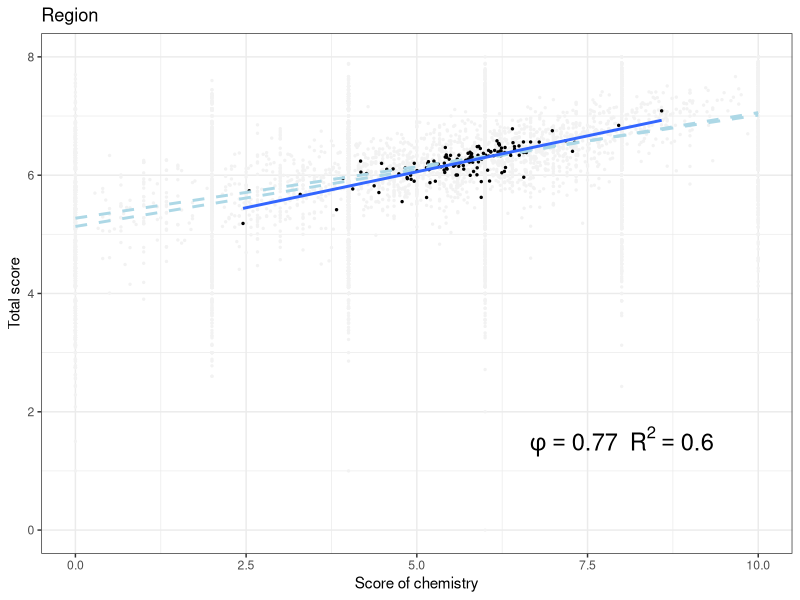
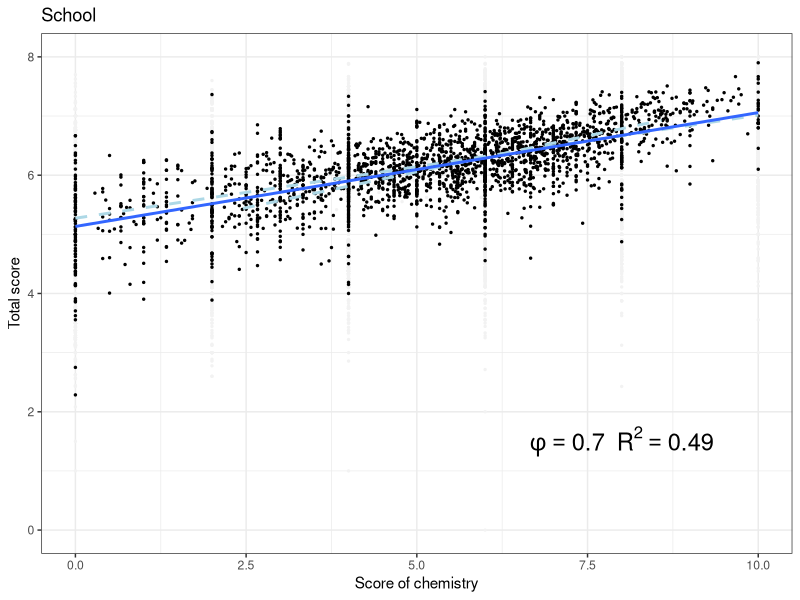
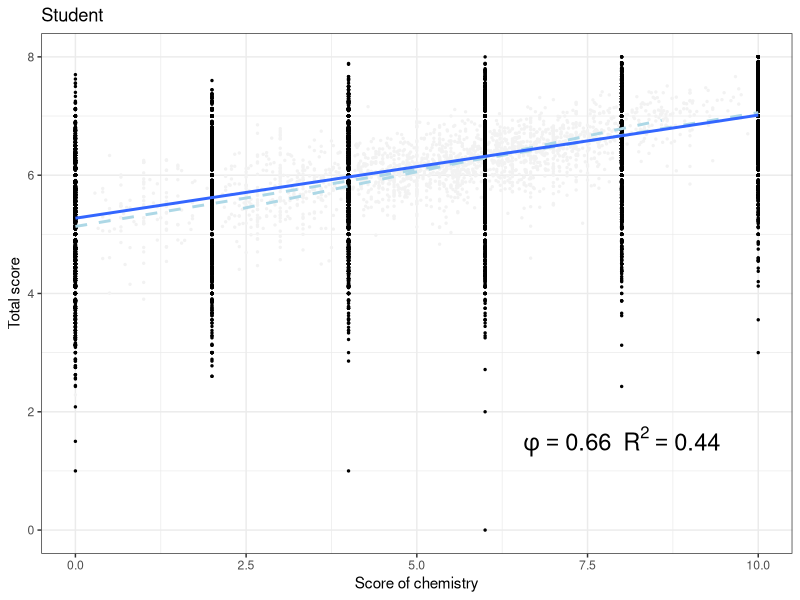

These charts were generated, in order, by the following R code:
# install.packages('mlmRev')
library(mlmRev)

dta <- Chem97
#str(dta)

score.region <- aggregate(score ~ lea, data = dta, FUN = mean)
gcsescore.region <- aggregate(gcsescore ~ lea, data = dta, FUN = mean)
dta.region <- data.frame(score = score.region$score,
                         gcsescore = gcsescore.region$gcsescore)

score.school <- aggregate(score ~ school, data = dta, FUN = mean)
gcsescore.school <- aggregate(gcsescore ~ school, data = dta, FUN = mean)
dta.school <- data.frame(score = score.school$score,
                         gcsescore = gcsescore.school$gcsescore)
# str(dta.school)


lm.student <- lm(gcsescore ~ score, data = dta)
lm.school <- lm(gcsescore ~ score, data = dta.school)
lm.region <- lm(gcsescore ~ score, data = dta.region)

# a test
#par(mfcol = c(1, 3))
#plot(gcsescore ~ score, data = dta)
#abline(lm.student, col = 2, lty = 2)
#plot(gcsescore ~ score, data = dta.school)
#abline(lm.school, col = 2, lty = 2)
#plot(gcsescore ~ score, data = dta.region)
#abline(lm.region, col = 2, lty = 2)

# use ggplot
library(ggplot2)

# 
student <- ggplot(data = dta, aes(x = score, y = gcsescore)) +
  geom_point(data = dta.school, aes(x = score, y = gcsescore),
             pch = 19, cex = 0.5, col = "gray95") +
  geom_point(data = dta.region, aes(x = score, y = gcsescore),
             pch = 19, cex = 0.5, col = "gray95") +
  geom_point(pch = 19, cex = 0.5) +
  stat_smooth(data = dta.school, aes(x = score, y = gcsescore),
              method = "lm", se = F, lty = 2, col = "lightblue") +
  stat_smooth(data = dta.region, aes(x = score, y = gcsescore),
              method = "lm", se = F, lty = 2, col = "lightblue") +
  stat_smooth(data = dta, method = "lm", se = F) +
  labs(x = "Score of chemistry", y = "Total score", title = "Student") +
  xlim(0, 10) + ylim(0, 8) +
  theme(aspect.ratio = 1) +
  theme_bw()


#
school <- ggplot(data = dta.school, aes(x = score, y = gcsescore)) +
  geom_point(data = dta, aes(x = score, y = gcsescore),
             pch = 19, cex = 0.5, col = "gray95") +
  geom_point(data = dta.region, aes(x = score, y = gcsescore),
             pch = 19, cex = 0.5, col = "gray95") +
  geom_point(pch = 19, cex = 0.5) +
  stat_smooth(data = dta, aes(x = score, y = gcsescore),
              method = "lm", se = F, lty = 2, col = "lightblue") +
  stat_smooth(data = dta.region, aes(x = score, y = gcsescore),
              method = "lm", se = F, lty = 2, col = "lightblue") +
  stat_smooth(data = dta.school, method = "lm", se = F) +
  labs(x = "Score of chemistry", y = "Total score", title = "School") +
  xlim(0, 10) + ylim(0, 8) +
  theme(aspect.ratio = 1) +
  theme_bw()



#
region <- ggplot(data = dta.region, aes(x = score, y = gcsescore)) +
  geom_point(data = dta, aes(x = score, y = gcsescore),
             pch = 19, cex = 0.5, col = "gray95") +
  geom_point(data = dta.school, aes(x = score, y = gcsescore),
             pch = 19,  cex = 0.5, col = "gray95") +
  geom_point(pch = 19, cex = 0.5) +
  stat_smooth(data = dta, aes(x = score, y = gcsescore),
              method = "lm", se = F, lty = 2, col = "lightblue") +
  stat_smooth(data = dta.school, aes(x = score, y = gcsescore),
              method = "lm", se = F, lty = 2, col = "lightblue") +
  stat_smooth(data = dta.region, method = "lm", se = F) +
  labs(x = "Score of chemistry", y = "Total score", title = "Region") +
  xlim(0, 10) + ylim(0, 8) +
  theme(aspect.ratio = 1) +
  theme_bw()



#
round(with(dta, cor(x = score, y = gcsescore)), 2)
round(summary(lm.student)$r.square, 2)


student <- student + annotate("text", x = 8, y = 1.5,
 label = "phi==0.66~\n~R^{2}==0.44", parse = T, size = 6)


#
round(with(dta.school, cor(x = score, y = gcsescore)), 2)
round(summary(lm.school)$r.square, 2)

school <- school + annotate("text", x = 8, y = 1.5,
 label = "phi==0.70~\n~R^{2}==0.49", parse = T, size = 6)


#
round(with(dta.region, cor(x = score, y = gcsescore)), 2)
round(summary(lm.region)$r.square, 2)

region <- region + annotate("text", x = 8, y = 1.5,
 label = "phi==0.77~\n~R^{2}==0.60", parse = T, size = 6)

#student
#school
#region
